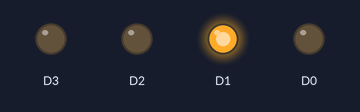
A sketch run on a simulated ESP8266 (NodeMCU). On the bench: output pins drawn as LEDs (lit = HIGH).

Above: at 1.0 s.
At 3.0 s:
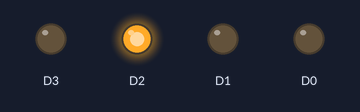
At 5.0 s:
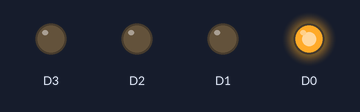
Timing chart, 0 to 7.8 s (numbered marks = the images above):
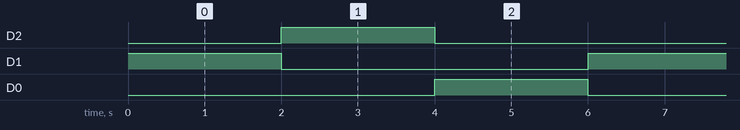

The sketch:

semaforoSimples.ino.ino
```cpp
void setup()
{
    pinMode(0,OUTPUT);
    Serial.begin(9600);
    pinMode(5,OUTPUT);
    pinMode(4,OUTPUT);
    pinMode(D0,OUTPUT);

}


void loop() {
  digitalWrite(5, HIGH);
  delay(2000); // Wait for 1000 millisecond(s)
  digitalWrite(5, LOW);
  digitalWrite(4, HIGH);
  delay(2000); // Wait for 1000 millisecond(s)
  digitalWrite(4, LOW);
  digitalWrite(D0, HIGH);
  delay(2000); // Wait for 1000 millisecond(s)
  digitalWrite(D0, LOW);

}
```

Measured:
- by itself, D2, D1, D0: alternates HIGH for 2.0 s and LOW for 4.0 s
- by itself, everything shown: repeats every 6.0 s, in 4 steps
